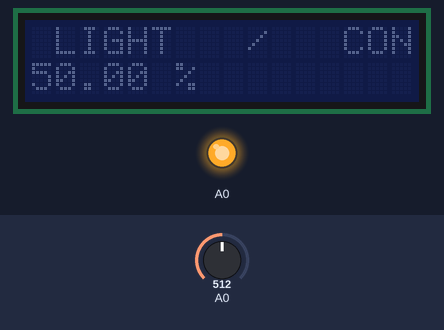
This sketch was run on a simulated Arduino Uno, built with avr-gcc and run on an emulated ATmega328P. Parts: 16×2 character LCD, output pins drawn as LEDs (lit = HIGH). Inputs (shaded band) come from the test bench; at power-on: A0 = 512. What the sketch prints to the serial monitor is not drawn.

Above: at 1.2 s.
1.3 s: A0 set to 501
At 2.5 s:
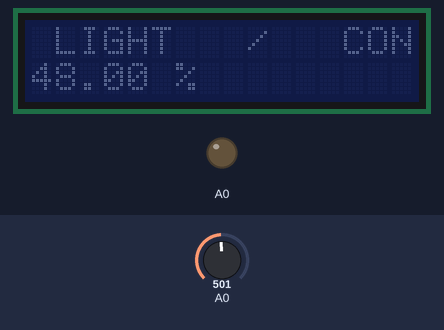
2.8 s: A0 set to 108
At 3.7 s:
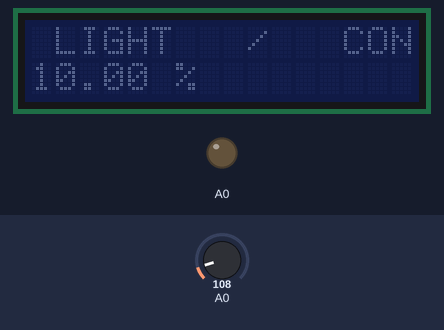
4.3 s: A0 set to 93
At 4.8 s:
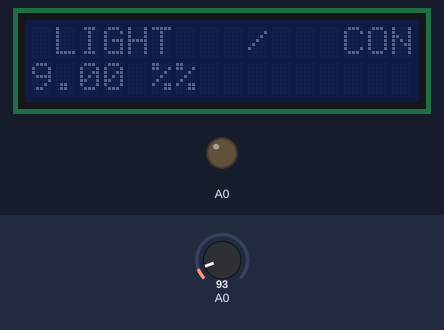
Timing chart, 0 to 7.3 s (numbered marks = the images above; inputs shaded):
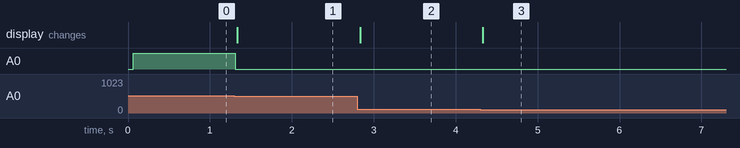

Measured:
- the behaviour switches between 512 and 511 on A0 (found by bisection; images 0 and 1)
- the behaviour switches between 103 and 102 on A0 (found by bisection; images 2 and 3)
- after the input at 1.3 s, A0: HIGH → LOW at once; the display: changes at once (image 1)
- after the input at 2.8 s, the display: changes at once (image 2)
- after the input at 4.3 s, the display: changes at once (image 3)

The sketch:

POWAR-LDR_DIM_LCD.ino
```cpp
#include <Wire.h>
#include <LiquidCrystal_I2C.h>

const char* Cond = "";

float  LDR;
float  LDRval;

LiquidCrystal_I2C lcd(0x3F,16,2); // could also be 0x27 instead of 0x3F

void setup()
{

lcd.init();
lcd.display();

Serial.begin(9600);

}


void loop()
{

    LDR = analogRead(A0);
    LDRval = (map(LDR, 0, 1023, 0, 100));
    Serial.println(analogRead(A0));
    analogWrite(14, (LDR / 4));;
    if (LDRval < 50) {
      const char* Cond = "DARK";

    } else if (LDRval >= 50) {
      const char* Cond = "LIGHT";
    }
    lcd.setCursor(0, 0);
    lcd.print(" LIGHT   /   COND");
    lcd.setCursor(0, 1);
    lcd.print(LDRval);
    lcd.print(" %");
    lcd.setCursor(8, 1);
    lcd.print(Cond);

}
```
